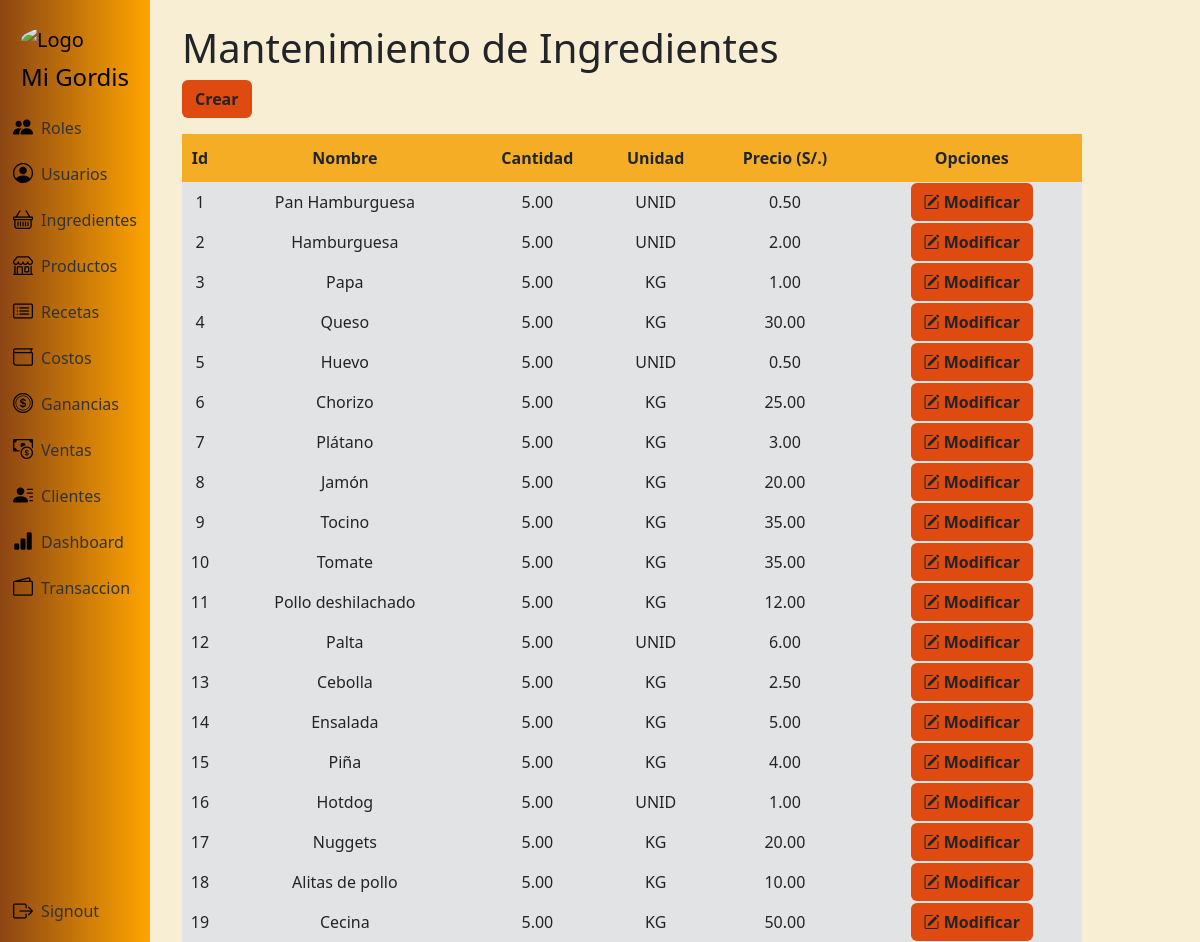
/ingredientes/ (signed in), run on the app's committed database.
### app/models.py (models this page shows, shortened)
class Ingrediente(models.Model):
    id_ingrediente = models.AutoField(primary_key=True)
    nombre_ingrediente = models.CharField(max_length=100)
    cantidad = models.DecimalField(max_digits=10, decimal_places=2)
    unidad = models.CharField(max_length=10)
    precio_ingrediente = models.DecimalField(max_digits=10, decimal_places=2)
    estado_ingrediente = models.BooleanField(default=True)

### app/views.py (the view)
# urls.py: path("ingredientes/", views.ingredientes, name="ingredientes"),
@login_required
def ingredientes(request):
    ingredientes = Ingrediente.objects.all()
    contexto = {"ingredientes": ingredientes}
    return render(request, "ingrediente/ingrediente.html", contexto)

### app/templates/ingrediente/ingrediente.html
{% extends 'layouts/base.html' %}
{% block content %}
<h1>Mantenimiento de Ingredientes</h1>
<a class="btn btn-color fw-bold mb-3" role="button" href="{% url 'ingrediente_crear' %}">Crear</a>
<table class="tb">
  <thead class="encabezado-tabla fw-bold">
    <tr>
      <td scope="col">Id</td>
      <td scope="col">Nombre</td>
      <td scope="col">Cantidad</td>
      <td scope="col">Unidad</td>
      <td scope="col">Precio (S/.)</td>
      <th colspan="2">Opciones</th>
    </tr>
  </thead>
  <tbody class="bg-secondary-subtle">
    {% for ingrediente in ingredientes %}
    <tr>
        <td>{{ ingrediente.id_ingrediente }}</td>
        <td>{{ ingrediente.nombre_ingrediente }}</td>
        <td>{{ ingrediente.cantidad }}</td>
        <td>{{ ingrediente.unidad }}</td>
        <td>{{ ingrediente.precio_ingrediente }}</td>
        <td><a class="btn btn-color btn-m fw-bold" role="button" href="{% url 'ingrediente_modificar' ingrediente.id_ingrediente %}">
          <i class="bi bi-pencil-square"></i>
          Modificar
        </a></td>
    </tr>
    {% endfor %}
  </tbody>
</table>
{% endblock %}

### app/static/css/styles.css (style rules this page uses)
.tb { width: 900px; text-align: center; }
.encabezado-tabla { background-color: #f5ad25; height: 3em; }
.btn-color { background-color: #df4a10; color: #242424; }

### app/templates/layouts/base.html (style rules this page uses)
html, body { height: 100%; margin: 0; padding: 0; }
body { background-color: #f8eed4; background-size: cover; background-repeat: no-repeat; background-position: center; background-attachment: fixed; padding-left: 170px; }

### data on the page
Ingrediente: id_ingrediente "1", nombre_ingrediente "Pan Hamburguesa", cantidad "5.00", unidad "UNID", precio_ingrediente "0.50"
Ingrediente: id_ingrediente "2", nombre_ingrediente "Hamburguesa", cantidad "5.00", unidad "UNID", precio_ingrediente "2.00"
Ingrediente: id_ingrediente "3", nombre_ingrediente "Papa", cantidad "5.00", unidad "KG", precio_ingrediente "1.00"
Ingrediente: id_ingrediente "4", nombre_ingrediente "Queso", cantidad "5.00", unidad "KG", precio_ingrediente "30.00"
Ingrediente: id_ingrediente "5", nombre_ingrediente "Huevo", cantidad "5.00", unidad "UNID", precio_ingrediente "0.50"
Ingrediente: id_ingrediente "6", nombre_ingrediente "Chorizo", cantidad "5.00", unidad "KG", precio_ingrediente "25.00"
Ingrediente: id_ingrediente "7", nombre_ingrediente "Plátano", cantidad "5.00", unidad "KG", precio_ingrediente "3.00"
Ingrediente: id_ingrediente "8", nombre_ingrediente "Jamón", cantidad "5.00", unidad "KG", precio_ingrediente "20.00"
Ingrediente: id_ingrediente "9", nombre_ingrediente "Tocino", cantidad "5.00", unidad "KG", precio_ingrediente "35.00"
Ingrediente: id_ingrediente "10", nombre_ingrediente "Tomate", cantidad "5.00", unidad "KG", precio_ingrediente "35.00"
Ingrediente: id_ingrediente "11", nombre_ingrediente "Pollo deshilachado", cantidad "5.00", unidad "KG", precio_ingrediente "12.00"
Ingrediente: id_ingrediente "12", nombre_ingrediente "Palta", cantidad "5.00", unidad "UNID", precio_ingrediente "6.00"
Ingrediente: id_ingrediente "13", nombre_ingrediente "Cebolla", cantidad "5.00", unidad "KG", precio_ingrediente "2.50"
Ingrediente: id_ingrediente "14", nombre_ingrediente "Ensalada", cantidad "5.00", unidad "KG", precio_ingrediente "5.00"
Ingrediente: id_ingrediente "15", nombre_ingrediente "Piña", cantidad "5.00", unidad "KG", precio_ingrediente "4.00"
Ingrediente: id_ingrediente "16", nombre_ingrediente "Hotdog", cantidad "5.00", unidad "UNID", precio_ingrediente "1.00"
Ingrediente: id_ingrediente "17", nombre_ingrediente "Nuggets", cantidad "5.00", unidad "KG", precio_ingrediente "20.00"
Ingrediente: id_ingrediente "18", nombre_ingrediente "Alitas de pollo", cantidad "5.00", unidad "KG", precio_ingrediente "10.00"
Ingrediente: id_ingrediente "19", nombre_ingrediente "Cecina", cantidad "5.00", unidad "KG", precio_ingrediente "50.00"
